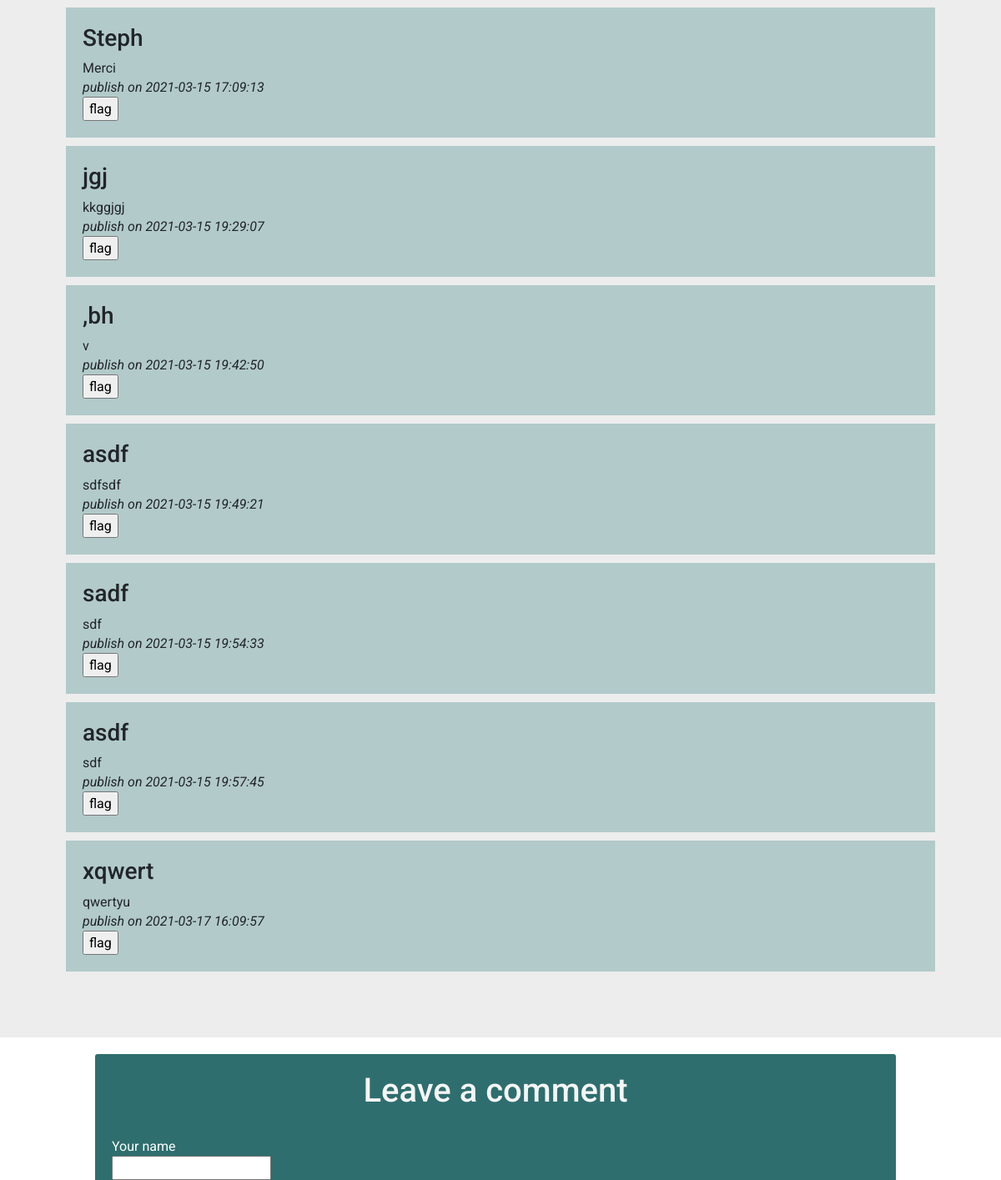
Page /index.php?action=chapter&id=3 (middle part) on the earlier database version.
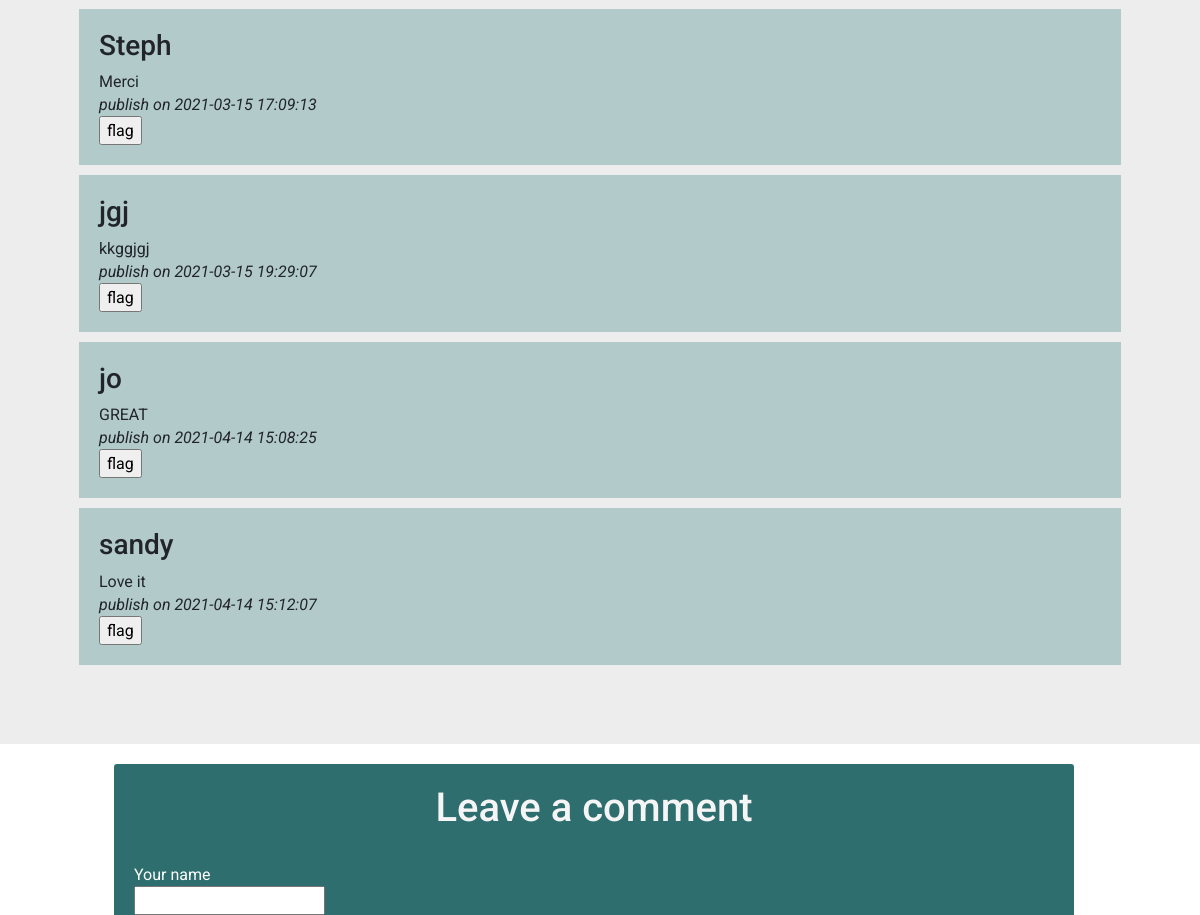
Same page on the later database version.
### tables this page shows
CREATE TABLE `comment` (
  `id` int(11) NOT NULL,
  `parent_id` int(11) DEFAULT NULL,
  `chapter_id` int(11) NOT NULL,
  `comment` text NOT NULL,
  `comment_date` datetime NOT NULL,
  `author` text NOT NULL,
  `to_validate` tinyint(1) NOT NULL DEFAULT '1',
  `flag` tinyint(1) NOT NULL DEFAULT '0',
  `validated` tinyint(1) NOT NULL DEFAULT '1',
  `email` text NOT NULL
);

### controllers/frontend/controller.php (called while the page is built, shortened)
<?php
require('models/frontend/contactManager.php');
require('models/frontend/commentManager.php');
function chapter($id)
{
    $commentManagerFrontend = new CommentManagerFrontend();
    $chapterComments = $commentManagerFrontend->getCommentsForChapter($id);
    require('views/frontend/chapter.php');
}
?>

### models/frontend/commentManager.php (called while the page is built, shortened)
<?php
class commentManagerFrontend
{
    public function getCommentsForChapter($chapter_id) {
        global $db;
        $sql = $db->prepare('SELECT * FROM comment WHERE chapter_id = ?');
        $sql->execute(array($chapter_id));
        $comments = $sql->fetchall();
        return $comments;
    }
}
?>

### views/frontend/commentList.php (the view, shortened to what this page needs)
<?php foreach ($chapterComments as $comment) { ?>
    <div class="comment_content">
        <h3><?php echo $comment['author'] ?></h3>
        <?php echo $comment['comment'] ?><br>
        <i> publish on
            <?php echo $comment['comment_date'] ?></i>
        <br>
        <form action="index.php?action=flagComment" method="post" class="flagform">
            <input type="submit" value="flag" />
        </form>
    </div>
<?php } ?>

### views/frontend/chapter.php (shortened to what this page needs)
<section id="commentListContent">
    <?php require 'views/frontend/commentList.php'; ?>
</section>
<div class="commentSection">
    <?php require 'views/frontend/comment.php'; ?>
</div>
<?php $content = ob_get_clean(); ?>
<?php require 'views/frontend/template.php'; ?>

### views/frontend/comment.php (shortened to what this page needs)
<section id="commentbox">
    <form action="/index.php?action=comment" method="post" id="commentform">
        <h1>Leave a comment</h1><br>
        <label for="comment_author" class="required">Your name</label>
        <br>
        <input type="text" name="comment_author" id="comment_author" value="" tabindex="1" required="required"><br>
        <br>
        <label for="email" class="required">Your email</label><br>
        <input type="email" name="email" id="email" value="" tabindex="2" required="required"><br>
        <label for="comment" class="required">Your comment</label><br>
        <textarea name="comment" id="comment" rows="10" tabindex="4" required="required"></textarea><br>
        <input name="submit" type="submit" value="Submit comment" /><br>
    </form>
</section>

### index.php (shortened to what this page needs)
<?php
require('controllers/frontend/controller.php');
require('controllers/backend/controller.php');
if (isset($_GET['action'])) {
    if ($_GET['action'] == 'author') {
        author();
    } elseif ($_GET['action'] == 'chapter') {
        if (isset($_GET['id']) && $_GET['id'] > 0) {
            chapter($_GET['id']);
        }
    } elseif ($_GET['action'] == 'chapters') {
        chapters($_GET['page']);
    } elseif ($_GET['action'] == 'comment') {
        comment($_POST);
    } elseif ($_GET['action'] == 'contact') {
        contact($_POST);
    } elseif ($_GET['action'] == 'login') {
        login($_POST);
    } elseif ($_GET['action'] == 'new_chapter') {
        newChapter($_POST);
    } elseif ($_GET['action'] == 'dashboard') {
        dashboard();
    } elseif ($_GET['action'] == 'chapterList') {
         chapterList();
    } elseif ($_GET['action'] == 'commentList') {
        commentList();
    } elseif ($_GET['action'] == 'contactList') {
        contactList();
    } elseif ($_GET['action'] == 'login') {
        login($_POST);
    } elseif ($_GET['action'] == 'logout') {
        logout();
    }elseif($_GET['action'] == 'editChapter') {
        editChapter($_GET['id'], $_POST);
    } elseif ($_GET['action'] == 'deleteChapter') {
        deleteChapter($_POST);
    } elseif ($_GET['action'] == 'deleteComment') {
        deleteComment($_POST);
    } elseif ($_GET['action'] == 'flagComment') {
        flagComment($_POST);
    } elseif ($_GET['action'] == 'validateComment') {
        validateComment($_POST);
    } elseif ($_GET['action'] == 'upload_image') {
        uploadFile($_POST);
    } else {
        echo 'Error : unknown action : ' . $_GET['action'];
        die();
    }
} else {
    welcome();
}

### views/frontend/template.php (shortened to what this page needs)
<!DOCTYPE HTML>
<html lang="en">
<head>
    <link href="https://cdn.jsdelivr.net/npm/bootstrap@5.0.0-beta1/dist/css/bootstrap.min.css" rel="stylesheet">
    <link rel="stylesheet" href="https://cdnjs.cloudflare.com/ajax/libs/font-awesome/5.13.0/css/all.min.css">
    <link href="public/style/index.css" rel="stylesheet"/>
 </head>
<body>
    <div class="bloc_page">
        <?php
            echo $content;
        ?>
    </div>
</body>
</html>

### public/style/index.css (style rules this page uses)
body, html, .bloc_page { height: 100%; }
body { font-family: 'Roboto', condensed; margin: 0px; line-height: 23px; }
.bloc_page { margin: auto; width: 100%; }
h1, .chapters_content h3 a { color: white; }
#contact_us form, #commentbox form { background-color: rgb(33 101 101 / 94%); padding: 20px; border-radius: 3px; color: white; }
#commentListContent { margin-top: 17px; background-color: #b7b7b740; align-items: center; padding: 24px; border-top: 4mm ridge rgba(16, 99, 99, 0.61); }
@media screen and (min-width: 1200px) { #commentListContent { margin-top: 17px; background-color: #b7b7b740; align-items: center; padding: 79px; border-top: 4mm ridge rgba(16, 99, 99, 0.61); } }
@media screen and (min-width: 1200px) { #commentListContent .comment_content { padding: 20px; background-color: rgb(178, 202, 202); margin-top: 10px; } }
@media screen and (min-width: 1200px) { #commentbox form h1 { color: whitesmoke; text-align: center; } }
@media screen and (min-width: 1200px) { #contact_us form, #commentbox form { background-color: rgb(33 101 101 / 94%); width: 80%; margin: 20px 114px; padding: 20px; border-radius: 3px; color: white; } }

Differences in the rows shown:
removed comment: author ",bh", comment "v", comment_date "2021-03-15 19:42:50"
removed comment: author "asdf", comment "sdfsdf", comment_date "2021-03-15 19:49:21"
removed comment: author "sadf", comment "sdf", comment_date "2021-03-15 19:54:33"
removed comment: author "asdf", comment "sdf", comment_date "2021-03-15 19:57:45"
removed comment: author "xqwert", comment "qwertyu", comment_date "2021-03-17 16:09:57"
added comment: author "jo", comment "GREAT", comment_date "2021-04-14 15:08:25"
added comment: author "sandy", comment "Love it", comment_date "2021-04-14 15:12:07"
